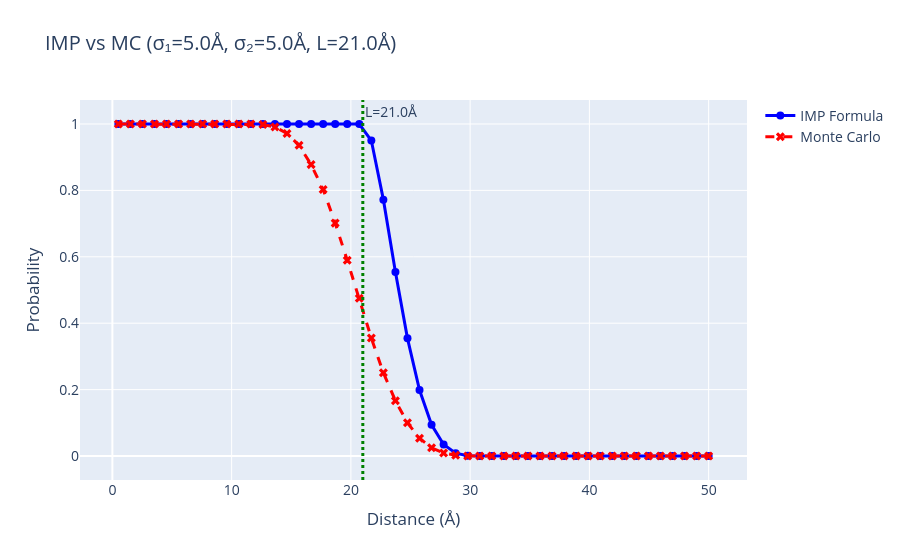

The notebook cell saved with this chart:
### Code cell
import numpy as np
import matplotlib.pyplot as plt
import IMP
import IMP.core
from math import pi
import os

def compute_imp_probability(d, sigma1, sigma2, L):
    """
    Compute IMP analytical formula probability (pofr only).
    Matches logic of CrossLinkMS class exactly.
    
    Parameters:
    -----------
    d : float
        Distance between particle centers
    sigma1, sigma2 : float
        Uncertainty radii
    L : float
        Crosslinker maximum length
    """
    # Helper function matching CrossLinkMS.sphere_cap
    def sphere_cap(r1, r2, d):
        sc = 0.0
        if d <= max(r1, r2) - min(r1, r2):
            sc = min(4.0 / 3 * pi * r1 * r1 * r1,
                     4.0 / 3 * pi * r2 * r2 * r2)
        elif d >= r1 + r2:
            sc = 0
        else:
            sc = (pi / 12 / d * (r1 + r2 - d) * (r1 + r2 - d)) * \
                 (d * d + 2 * d * r1 - 3 * r1 * r1 + 2 * d * r2 + 6 * r1 * r2 -
                  3 * r2 * r2)
        return sc

    # Logic matching CrossLinkMS.get_probability loop
    dist = d
    if dist <= 0.001: dist = 0.001
    
    sigmai = sigma1
    sigmaj = sigma2

    voli = 4.0 / 3.0 * pi * sigmai * sigmai * sigmai
    volj = 4.0 / 3.0 * pi * sigmaj * sigmaj * sigmaj

    fi = 0
    fj = 0

    if dist < sigmai + sigmaj:
        xlvol = 4.0 / 3.0 * pi * (L / 2) * (L / 2) * \
            (L / 2)
        fi = min(voli, xlvol)
        fj = min(volj, xlvol)
    else:
        di = dist - sigmaj - L / 2
        dj = dist - sigmai - L / 2
        fi = sphere_cap(sigmai, L / 2, abs(di))
        fj = sphere_cap(sigmaj, L / 2, abs(dj))

    pofr = fi * fj / voli / volj
    
    return pofr

def compute_mc_probability(p1, p2, sigma1, sigma2, L, N=100000):
    """
    Compute Monte Carlo probability by sampling uniformly within spheres.
    
    Parameters:
    -----------
    p1, p2 : np.ndarray
        Center positions of spheres
    sigma1, sigma2 : float
        Radii of uncertainty spheres
    L : float
        Crosslinker maximum length
    N : int
        Number of MC samples
    
    Returns:
    --------
    prob_mc : float
        Probability that distance < L
    """
    # Sample points uniformly within sphere 1
    # Method: Sample from uniform sphere using rejection sampling or inverse transform
    q1_samples = sample_uniform_sphere(p1, sigma1, N)
    q2_samples = sample_uniform_sphere(p2, sigma2, N)
    
    # Calculate pairwise distances
    distances = np.linalg.norm(q1_samples - q2_samples, axis=1)
    
    # Probability that distance < L
    prob_mc = np.mean(distances < L)
    return prob_mc

def sample_uniform_sphere(center, radius, N):
    """
    Sample points uniformly within a sphere using the standard method.
    More efficient than rejection sampling.
    
    Parameters:
    -----------
    center : np.ndarray, shape (3,)
        Center of sphere
    radius : float
        Radius of sphere
    N : int
        Number of samples needed
    
    Returns:
    --------
    samples : np.ndarray, shape (N, 3)
        Points uniformly distributed within sphere
    """
    # Sample radial distance: r^3 uniform -> r = radius * u^(1/3)
    u = np.random.uniform(0, 1, N)
    r = radius * u**(1/3)
    
    # Sample directions uniformly on sphere
    theta = np.random.uniform(0, 2*np.pi, N)  # Azimuthal angle
    phi = np.arccos(2*np.random.uniform(0, 1, N) - 1)  # Polar angle (uniform in cos)
    
    # Convert to Cartesian
    x = r * np.sin(phi) * np.cos(theta)
    y = r * np.sin(phi) * np.sin(theta)
    z = r * np.cos(phi)
    
    samples = np.column_stack((x, y, z)) + center
    return samples

import os
import numpy as np
import matplotlib.pyplot as plt
import plotly.graph_objects as go  # For interactive Plotly plot

def create_comparison_plot(sigma1=5.0, sigma2=5.0, L=21.0, N_mc=100000):
    """
    Simplified comparison plot: IMP vs Monte Carlo probabilities.
    Interactive Plotly plot displayed, Matplotlib used for PDF save.
    """
    distances = np.linspace(0.5, 50, 50)
    prob_imp = []
    prob_mc = []
    
    p1 = np.array([0.0, 0.0, 0.0])
    
    print(f"Computing probabilities (N={N_mc})...")
    for sep in distances:
        p2 = np.array([sep, 0.0, 0.0])
        prob_imp.append(compute_imp_probability(sep, sigma1, sigma2, L))
        prob_mc.append(compute_mc_probability(p1, p2, sigma1, sigma2, L, N=N_mc))
    
    # Create Plotly figure for interactive display
    fig_plotly = go.Figure()
    fig_plotly.add_trace(go.Scatter(x=distances, y=prob_imp, mode='lines+markers', name='IMP Formula', line=dict(color='blue', width=3), marker=dict(size=8)))
    fig_plotly.add_trace(go.Scatter(x=distances, y=prob_mc, mode='lines+markers', name='Monte Carlo', line=dict(color='red', width=3, dash='dash'), marker=dict(size=8, symbol='x')))
    fig_plotly.add_vline(x=L, line=dict(color='green', dash='dot', width=3), annotation_text=f'L={L}Å')
    fig_plotly.update_layout(
        title=f'IMP vs MC (σ₁={sigma1}Å, σ₂={sigma2}Å, L={L}Å)',
        xaxis_title='Distance (Å)',
        yaxis_title='Probability',
        font=dict(size=14)
    )
    fig_plotly.show()  # Display interactive Plotly plot
    
    # Create Matplotlib figure for PDF save
    fig, ax = plt.subplots(figsize=(10, 6))
    ax.plot(distances, prob_imp, 'o-', color='blue', linewidth=3, markersize=8, label='IMP Formula')
    ax.plot(distances, prob_mc, 'x--', color='red', linewidth=3, markersize=8, label='Monte Carlo')
    ax.axvline(x=L, color='green', linestyle=':', linewidth=3, label=f'L={L}Å')
    ax.set_xlabel('Distance (Å)', fontsize=16)
    ax.set_ylabel('Probability', fontsize=16)
    ax.set_title(f'IMP vs MC (σ₁={sigma1}Å, σ₂={sigma2}Å, L={L}Å)', fontsize=18)
    ax.legend(fontsize=14)
    ax.grid(True, alpha=0.3)
    
    # Ensure output directory exists
    if not os.path.exists("output_figures"):
        os.makedirs("output_figures")
    
    # Save as PDF
    filename = f"output_figures/imp_vs_mc_sigma{sigma1}_L{L}.pdf"
    fig.savefig(filename, bbox_inches='tight')
    print(f"Figure saved to {filename}")
    
    return fig, {
        'distances': distances, 
        'prob_imp': np.array(prob_imp), 
        'prob_mc': np.array(prob_mc)
    }
    
# Example usage (same as before)
fig_comparison, results = create_comparison_plot(
    sigma1=5.0, 
    sigma2=5.0, 
    L=21.0, 
    N_mc=100000
)

#fig_comparison.show()

# Detailed table
print("\nDetailed Comparison Table:")
print("-" * 80)
print(f"{'Distance (Å)':>12} | {'IMP Prob':>10} | {'MC Prob':>10} |")
print("-" * 80)

test_distances = [2.0, 3.0, 4.0, 5.0, 8.0, 10.0, 12.0, 15.0, 18.0, 20.0, 20.5, 21.0, 22.0, 23.0, 25.0, 30.0, 40.0]
for test_d in test_distances:
    idx = np.argmin(np.abs(results['distances'] - test_d))
    actual_d = results['distances'][idx]
    p_imp = results['prob_imp'][idx]
    p_mc = results['prob_mc'][idx]
    
    print(f"{actual_d:12.1f} | {p_imp:10.6f} | {p_mc:10.6f} |")

print("-" * 80)

### Figure 1 — Plotly figure (JSON) as saved in the notebook; plotly's stock layout.template omitted (floating-point values rounded to 4 significant figures)
{"data": [{"line": {"color": "blue", "width": 3}, "marker": {"size": 8}, "mode": "lines+markers", "name": "IMP Formula", "type": "scatter", "x": [0.5, 1.51, 2.52, 3.531, 4.541, 5.551, 6.561, 7.571, 8.582, 9.592, 10.6, 11.61, 12.62, 13.63, 14.64, 15.65, 16.66, 17.67, 18.68, 19.69, 20.7, 21.71, 22.72, 23.73, 24.74, 25.76, 26.77, 27.78, 28.79, 29.8, 30.81, 31.82, 32.83, 33.84, 34.85, 35.86, 36.87, 37.88, 38.89, 39.9, 40.91, 41.92, 42.93, 43.94, 44.95, 45.96, 46.97, 47.98, 48.99, 50.0], "y": [1, 1, 1, 1, 1, 1, 1, 1, 1, 1, 1, 1, 1, 1, 1, 1, 1, 1, 1, 1, 1, 0.9502, 0.7722, 0.5545, 0.3544, 0.1987, 0.09409, 0.0348, 0.008431, 0.0007971, 5.759e-07, 0, 0, 0, 0, 0, 0, 0, 0, 0, 0, 0, 0, 0, 0, 0, 0, 0, 0, 0]}, {"line": {"color": "red", "dash": "dash", "width": 3}, "marker": {"size": 8, "symbol": "x"}, "mode": "lines+markers", "name": "Monte Carlo", "type": "scatter", "x": [0.5, 1.51, 2.52, 3.531, 4.541, 5.551, 6.561, 7.571, 8.582, 9.592, 10.6, 11.61, 12.62, 13.63, 14.64, 15.65, 16.66, 17.67, 18.68, 19.69, 20.7, 21.71, 22.72, 23.73, 24.74, 25.76, 26.77, 27.78, 28.79, 29.8, 30.81, 31.82, 32.83, 33.84, 34.85, 35.86, 36.87, 37.88, 38.89, 39.9, 40.91, 41.92, 42.93, 43.94, 44.95, 45.96, 46.97, 47.98, 48.99, 50.0], "y": [1, 1, 1, 1, 1, 1, 1, 1, 1, 1, 1, 1.0, 0.9983, 0.9911, 0.9717, 0.9357, 0.8777, 0.8028, 0.7015, 0.5897, 0.4754, 0.3553, 0.2508, 0.1663, 0.09994, 0.05343, 0.02488, 0.00923, 0.00205, 0.00019, 0, 0, 0, 0, 0, 0, 0, 0, 0, 0, 0, 0, 0, 0, 0, 0, 0, 0, 0, 0]}], "layout": {"annotations": [{"showarrow": false, "text": "L=21.0Å", "x": 21, "xanchor": "left", "xref": "x", "y": 1, "yanchor": "top", "yref": "y domain"}], "font": {"size": 14}, "shapes": [{"line": {"color": "green", "dash": "dot", "width": 3}, "type": "line", "x0": 21, "x1": 21, "xref": "x", "y0": 0, "y1": 1, "yref": "y domain"}], "title": {"text": "IMP vs MC (σ₁=5.0Å, σ₂=5.0Å, L=21.0Å)"}, "xaxis": {"title": {"text": "Distance (Å)"}}, "yaxis": {"title": {"text": "Probability"}}}}
